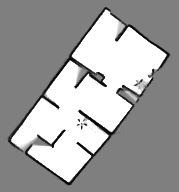
//> input picture imgdb/occupancy_grid.png, 179 x 192 px
$ ./run   (built with g++ and OpenCV 4)
//> lines starting //> are read from the running program, lines starting //| are printed output that depends on the picture; after the words box and inside, x2 and y2 are one past the last pixel; in counts of white or black regions, pixels touching at a corner belong together
//> further down, raw_img is the input picture: 192 rows x 179 cols, CV_8UC1; min 0, max 255, mean 162.6
#include <opencv2/opencv.hpp>

#include <vector>
#include <iostream>
#include <random>
#include <cmath>

//#include "utility.h"
#include "roomSeg.h"


using namespace cv;
using namespace std;


cv::Mat extractWallElements(const cv::Mat &occupancyMap, uchar thread_wall_value = 64)
{
//> called with thread_wall_value = 64
    int rows = occupancyMap.rows;
//> rows = 192
    int cols = occupancyMap.cols;
//> cols = 179

    cv::Mat wall_img = cv::Mat::zeros(occupancyMap.size(), CV_8UC1);

    for (int i = 0; i < rows; i++)
    {
        for (int j = 0; j < cols; j++)
        {
            uchar pixelValue = occupancyMap.at<uchar>(i, j);

            if (pixelValue < thread_wall_value)
            {
                wall_img.at<uchar>(i, j) = 255;
            }
        }
    }
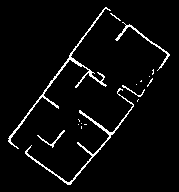
//> wall_img: 192 rows x 179 cols, CV_8UC1; 4.2% white in thin lines or dots, all inside (x1, y1, x2, y2) = (8, 7, 170, 185)

    return wall_img;
}

// 연결된 성분을 찾는 함수
// [166 lines left out: functions findConnectedComponents, calculateSnappedPoint, gridSnapping, isHalfOverlap, addHalfOverlappingCircles, isOverlap and 1 more, not called in this run]

struct LINEINFO
{
    std::pair<cv::Point, cv::Point> virtual_wll;

    double distance;

    // 두 LINEINFO가 동일한지 비교하는 연산자
    bool operator==(const LINEINFO &other) const
    {
        // 비교: 거리와 두 점의 위치가 동일한지 체크
        return (distance == other.distance) &&
               ((virtual_wll.first.x == other.virtual_wll.first.x && virtual_wll.first.y == other.virtual_wll.first.y &&
                 virtual_wll.second.x == other.virtual_wll.second.x && virtual_wll.second.y == other.virtual_wll.second.y) ||
                (virtual_wll.first.x == other.virtual_wll.second.x && virtual_wll.first.y == other.virtual_wll.second.y &&
                 virtual_wll.second.x == other.virtual_wll.first.x && virtual_wll.second.y == other.virtual_wll.first.y));
    }
};

// 경로 데이터 구조체 정의
struct SEGDATA
{
    cv::Point centerPoint; // 기준이 되는 Point
    std::vector<cv::Point> feturePoints;
    std::vector<cv::Point> trajectoryPoints; // 경로를 저장하는 vector

    // 생성자
    SEGDATA() = default;
    SEGDATA(const cv::Point &key, const std::vector<cv::Point> &feture, const std::vector<cv::Point> &traj)
        : centerPoint(key), feturePoints(feture), trajectoryPoints(traj) {}
};


// x, y 범위 내에 포함되는 포인트를 찾는 함수
// [121 lines left out: functions findPointsInRange, exploreFeaturePoint, pointToLineDistance, isPointNearLine, checkPointsNearLineSegments, not called in this run]

// Custom comparator for cv::Point
struct PointComparator
{
    bool operator()(const cv::Point &a, const cv::Point &b) const
    {
        return (a.x < b.x) || (a.x == b.x && a.y < b.y);
    }
};

// Custom comparator for LINEINFO to use in a set
struct LineInfoComparator
{
    bool operator()(const LINEINFO &a, const LINEINFO &b) const
    {
        return (PointComparator{}(a.virtual_wll.first, b.virtual_wll.first)) ||
               (a.virtual_wll.first == b.virtual_wll.first && PointComparator{}(a.virtual_wll.second, b.virtual_wll.second));
    }
};

// Function to check if two LINEINFO objects are equal regardless of the order of points
// [80 lines left out: functions areEqualIgnoringOrder, removeLineDuplicates, convertToLineInfo, linesOverlap, finalFillterLine, not called in this run]


int main()
{

    //1. 이미지 입력 및 회전 -------------------------------------------------------
    std::string home_path = getenv("HOME");
    // std::cout << home_path << std::endl;

    // 이미지 파일 경로
    cv::Mat raw_img = cv::imread(home_path + "/myStudyCode/MapSegmention/imgdb/occupancy_grid.png", cv::IMREAD_GRAYSCALE);
    //cv::Mat raw_img = cv::imread(home_path + "/myStudyCode/MapSegmention/imgdb/caffe_map.pgm", cv::IMREAD_GRAYSCALE);

    if (raw_img.empty())
    {
        std::cerr << "Error: Unable to open image file: " << std::endl;
        return -1;
    }
    imshow("raw_img", raw_img);

    cv::Mat img_wall = extractWallElements(raw_img); //(occupancyMap);
    imshow("occupancyMap", img_wall);

    Mat kernel = getStructuringElement(MORPH_RECT, Size(3, 3));
    Mat img_open;
    morphologyEx(img_wall, img_open, MORPH_DILATE, kernel, Point(-1, -1), 1);
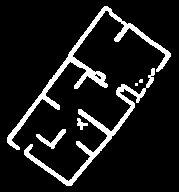
//> img_open: 192 rows x 179 cols, CV_8UC1; 10.4% white; 6 white regions (2 under 20 px), largest, box (x1, y1, x2, y2) and area: (7, 6, 171, 150) 1886, (24, 68, 155, 186) 1426, (36, 129, 66, 149) 185, (77, 118, 88, 130) 64
    imshow("img_open", img_open);

    // 직선 검출 (Hough 변환)
    vector<Vec4i> lines;
    HoughLinesP(img_open, lines, 1, CV_PI / 180, 100, 50, 10);
//> lines = 7 lines (x1, y1, x2, y2): [7, 141, 107, 7], [7, 138, 106, 6], [71, 185, 170, 54], [8, 140, 108, 7], [8, 143, 73, 57], [70, 185, 170, 53], [101, 150, 170, 55]

    // 가장 긴 직선 찾기
//> (the run ends here: the program needs code that is not available in this run, at `Vec4i longestLine = findLongestLine(lines);`)
